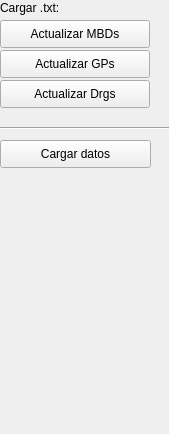
        <widget class="QWidget" name="page_4">
         <property name="geometry">
          <rect>
           <x>0</x>
           <y>0</y>
           <width>169</width>
           <height>434</height>
          </rect>
         </property>
         <attribute name="label">
          <string>Matenimiento base de datos</string>
         </attribute>
         <widget class="QPushButton" name="btn_update_db_mbd">
          <property name="geometry">
           <rect>
            <x>0</x>
            <y>20</y>
            <width>150</width>
            <height>28</height>
           </rect>
          </property>
          <property name="maximumSize">
           <size>
            <width>150</width>
            <height>16777215</height>
           </size>
          </property>
          <property name="text">
           <string>Actualizar MBDs</string>
          </property>
         </widget>
         <widget class="QPushButton" name="btn_update_db_gp">
          <property name="geometry">
           <rect>
            <x>0</x>
            <y>50</y>
            <width>150</width>
            <height>28</height>
           </rect>
          </property>
          <property name="maximumSize">
           <size>
            <width>150</width>
            <height>16777215</height>
           </size>
          </property>
          <property name="text">
           <string>Actualizar GPs</string>
          </property>
         </widget>
         <widget class="QLabel" name="label_6">
          <property name="geometry">
           <rect>
            <x>0</x>
            <y>0</y>
            <width>161</width>
            <height>16</height>
           </rect>
          </property>
          <property name="text">
           <string>Cargar .txt:</string>
          </property>
         </widget>
         <widget class="QPushButton" name="btn_update_db_drg">
          <property name="geometry">
           <rect>
            <x>0</x>
            <y>80</y>
            <width>150</width>
            <height>28</height>
           </rect>
          </property>
          <property name="maximumSize">
           <size>
            <width>150</width>
            <height>16777215</height>
           </size>
          </property>
          <property name="text">
           <string>Actualizar Drgs</string>
          </property>
         </widget>
         <widget class="Line" name="line">
          <property name="geometry">
           <rect>
            <x>0</x>
            <y>120</y>
            <width>171</width>
            <height>16</height>
           </rect>
          </property>
          <property name="orientation">
           <enum>Qt::Horizontal</enum>
          </property>
         </widget>
         <widget class="QPushButton" name="btn_open_db_add">
          <property name="geometry">
           <rect>
            <x>0</x>
            <y>140</y>
            <width>151</width>
            <height>28</height>
           </rect>
          </property>
          <property name="text">
           <string>Cargar datos</string>
          </property>
         </widget>
        </widget>
